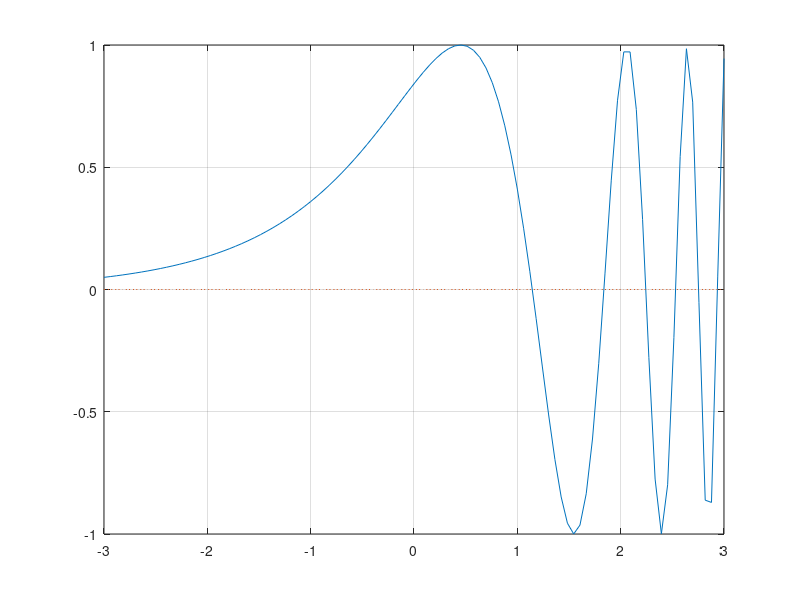

Source code (MATLAB): (Note: this script raises an error after producing the figure.)
a = -3;
b = 3;
x = linspace(a,b,100);
f = 'sin(exp(x))';
plot(x,eval(f),x,0*x,':');
grid on;
z = ginput(1);
[zr,fr] = fzero(f,z(1));
disp(zr);
hold on
plot(zr,fr,'r*',z(1),z(2),'g*');
hold off

%%
a = 0;
b = 2*pi;
x = linspace(a,b,100);
f = 'sin(x.*(1-x))';
plot(x,eval(f),x,0*x,':');
grid on;
z = ginput(1);
[zr,fr] = fzero(f,z(1));
disp(zr);
hold on
plot(zr,fr,'r*',z(1),z(2),'g*');
hold off

%%
a = 0;
b = 4*pi;
x = linspace(a,b,100);
f = 'x.*sin(x)-cos(x)';
plot(x,eval(f),x,0*x,':');
grid on;
z = ginput(1);
[zr,fr] = fzero(f,z(1));
disp(zr);
hold on
plot(zr,fr,'r*',z(1),z(2),'g*');
hold off